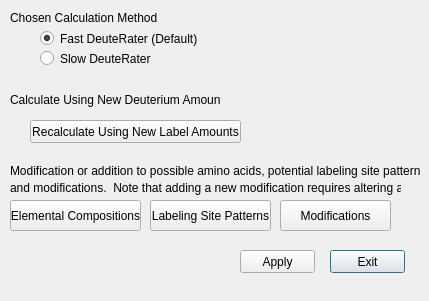
<?xml version="1.0" encoding="UTF-8"?>
<ui version="4.0">
 <class>AdvSettings</class>
 <widget class="QDialog" name="AdvSettings">
  <property name="geometry">
   <rect>
    <x>0</x>
    <y>0</y>
    <width>429</width>
    <height>301</height>
   </rect>
  </property>
  <property name="windowTitle">
   <string>Dialog</string>
  </property>
  <widget class="QLabel" name="Title1">
   <property name="geometry">
    <rect>
     <x>10</x>
     <y>10</y>
     <width>171</width>
     <height>16</height>
    </rect>
   </property>
   <property name="text">
    <string>Chosen Calculation Method</string>
   </property>
  </widget>
  <widget class="QPushButton" name="ExitButton">
   <property name="geometry">
    <rect>
     <x>330</x>
     <y>250</y>
     <width>75</width>
     <height>23</height>
    </rect>
   </property>
   <property name="text">
    <string>Exit</string>
   </property>
  </widget>
  <widget class="QPushButton" name="ApplyButton">
   <property name="geometry">
    <rect>
     <x>240</x>
     <y>250</y>
     <width>75</width>
     <height>23</height>
    </rect>
   </property>
   <property name="text">
    <string>Apply</string>
   </property>
  </widget>
  <widget class="QRadioButton" name="FastOption">
   <property name="geometry">
    <rect>
     <x>40</x>
     <y>30</y>
     <width>221</width>
     <height>17</height>
    </rect>
   </property>
   <property name="text">
    <string>Fast DeuteRater (Default)</string>
   </property>
   <property name="checked">
    <bool>true</bool>
   </property>
   <property name="autoRepeat">
    <bool>false</bool>
   </property>
   <property name="autoExclusive">
    <bool>true</bool>
   </property>
  </widget>
  <widget class="QRadioButton" name="SlowOption">
   <property name="geometry">
    <rect>
     <x>40</x>
     <y>50</y>
     <width>171</width>
     <height>17</height>
    </rect>
   </property>
   <property name="text">
    <string>Slow DeuteRater</string>
   </property>
   <property name="autoExclusive">
    <bool>true</bool>
   </property>
  </widget>
  <widget class="QLabel" name="Title2">
   <property name="geometry">
    <rect>
     <x>10</x>
     <y>90</y>
     <width>211</width>
     <height>20</height>
    </rect>
   </property>
   <property name="text">
    <string>Calculate Using New Deuterium Amounts</string>
   </property>
  </widget>
  <widget class="QPushButton" name="RecalcButton">
   <property name="geometry">
    <rect>
     <x>30</x>
     <y>120</y>
     <width>211</width>
     <height>23</height>
    </rect>
   </property>
   <property name="text">
    <string>Recalculate Using New Label Amounts</string>
   </property>
  </widget>
  <widget class="QPushButton" name="mod_button">
   <property name="geometry">
    <rect>
     <x>280</x>
     <y>200</y>
     <width>111</width>
     <height>31</height>
    </rect>
   </property>
   <property name="text">
    <string>Modifications</string>
   </property>
  </widget>
  <widget class="QLabel" name="label">
   <property name="geometry">
    <rect>
     <x>10</x>
     <y>160</y>
     <width>411</width>
     <height>21</height>
    </rect>
   </property>
   <property name="text">
    <string>Modification or addition to possible amino acids, potential labeling site patterns, </string>
   </property>
  </widget>
  <widget class="QLabel" name="label_2">
   <property name="geometry">
    <rect>
     <x>10</x>
     <y>180</y>
     <width>391</width>
     <height>16</height>
    </rect>
   </property>
   <property name="text">
    <string>and modifications.  Note that adding a new modification requires altering all 3</string>
   </property>
  </widget>
  <widget class="QPushButton" name="label_button">
   <property name="geometry">
    <rect>
     <x>150</x>
     <y>200</y>
     <width>121</width>
     <height>31</height>
    </rect>
   </property>
   <property name="text">
    <string>Labeling Site Patterns</string>
   </property>
  </widget>
  <widget class="QPushButton" name="elem_comp_button">
   <property name="geometry">
    <rect>
     <x>10</x>
     <y>200</y>
     <width>131</width>
     <height>31</height>
    </rect>
   </property>
   <property name="text">
    <string>Elemental Compositions</string>
   </property>
  </widget>
 </widget>
 <resources/>
 <connections/>
</ui>
